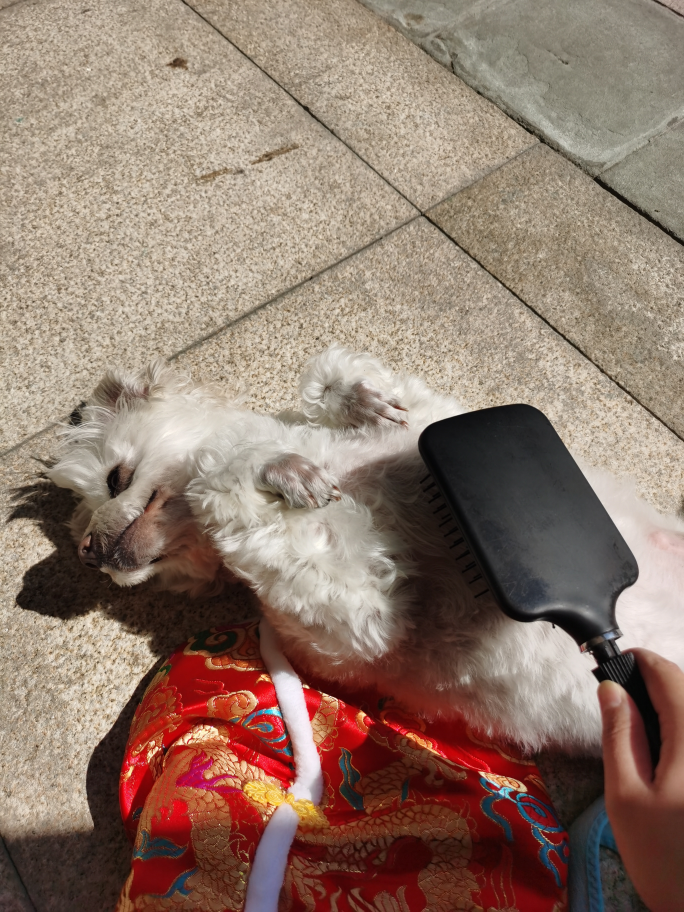
#> input picture images/menu640/WechatIMG4421.jpg, 2736 x 3648 px, given in place of WechatIMG4423.jpg, which was not available (shown at 1/4 size)
$ python '0224修改图片尺寸.py'
#> lines starting #> are read from the running program, lines starting #| are printed output that depends on the picture
from PIL import Image


def crop_image(input_image_path, output_image_path, target_width, target_height):
#> called with input_image_path = 'images/menu640/WechatIMG4423.jpg', output_image_path = 'images/menu640/WechatIMG44231.jpg', target_width = 2560, target_height = 2560
    image = Image.open(input_image_path)
#> image is the input picture: PIL image 2736x3648 RGB; mean R, G, B 143.9, 120.9, 107.7
    width, height = image.size
#> width = 2736; height = 3648

    # 计算裁剪的边界
    left = (width - target_width) / 2
#> left = 88
    top = (height - target_height)/2
#> top = 544
    right = (width + target_width) / 2
#> right = 2648
    bottom = (height + target_height) / 2
#> bottom = 3104

    # 裁剪图像
    cropped_image = image.crop((left, top, right, bottom))
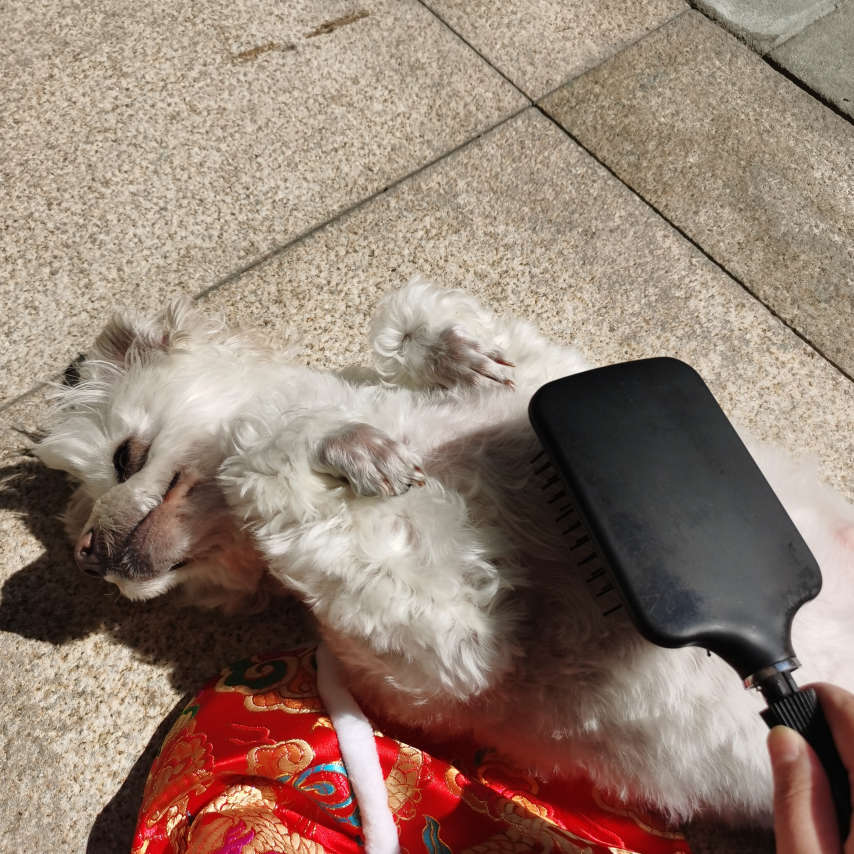
#> cropped_image: PIL image 2560x2560 RGB (shown at 1/3 size); mean R, G, B 148.5, 127.5, 114.2
    cropped_image.save(output_image_path)


# 输入图像路径和输出图像路径
input_image_path = 'images/menu640/WechatIMG4423.jpg'
output_image_path = 'images/menu640/WechatIMG44231.jpg'

# 目标宽度和高度
target_width = 1280*2
target_height = 1280*2

# 调用函数进行裁剪
crop_image(input_image_path, output_image_path, target_width, target_height)

$ run again, on images/menu640/WechatIMG4422.jpg
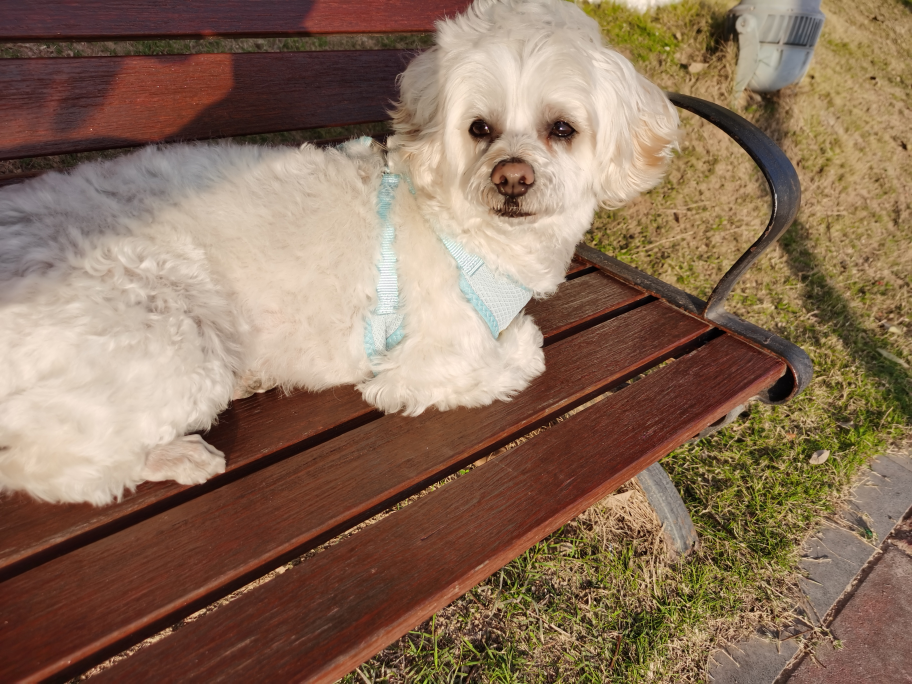
#> input picture images/menu640/WechatIMG4422.jpg, 3648 x 2736 px, given in place of WechatIMG4423.jpg, which was not available (shown at 1/4 size)
#> in crop_image, image is the input picture: PIL image 3648x2736 RGB; mean R, G, B 139.7, 112.9, 91
#> in crop_image, `cropped_image = image.crop((left, top, right, bottom))`:
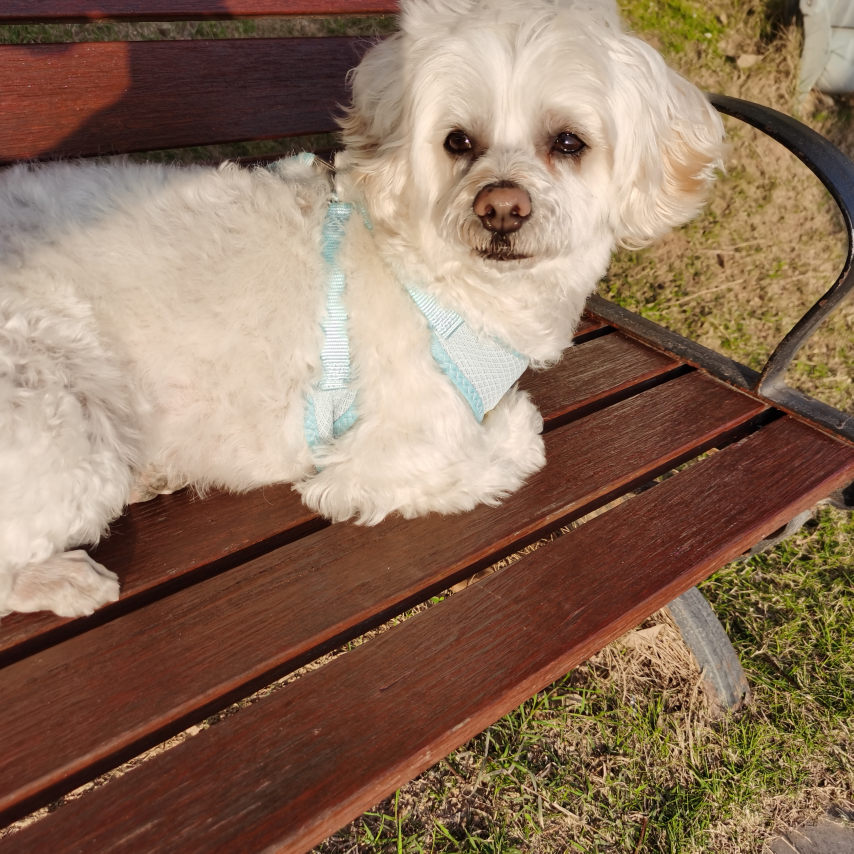
#> cropped_image: PIL image 2560x2560 RGB (shown at 1/3 size); mean R, G, B 142.5, 114.7, 93.1
